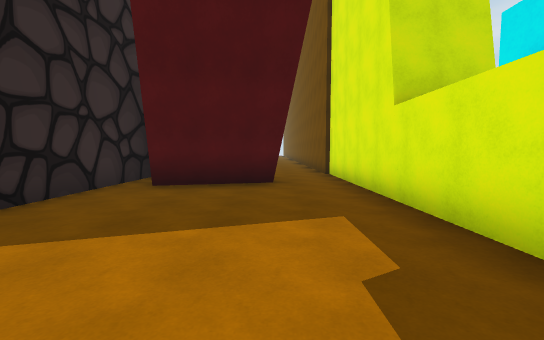
[1] (above)

18 first-person views from a walk through a 3-D level made in the Unity game engine. The camera is 1.4 m above the floor, tilts 4° down and sees 90° across. The floor is counted in squares, 2 m on a side. Each view is taken from the middle of a square. On the plan, view 1 faces up. The plan holds only what a view shows up to about 9 squares ahead; the rest is blank. The place goes on beyond the plan. Some surface patterns are stand-ins.

[2]
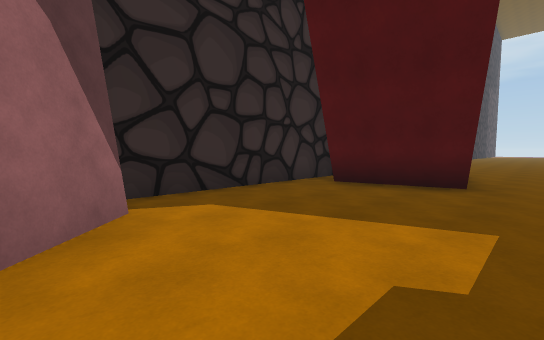

[3]
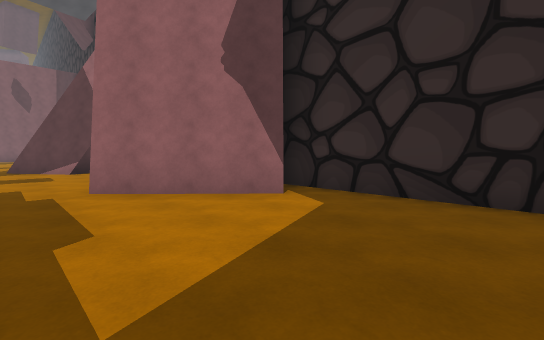

[4]
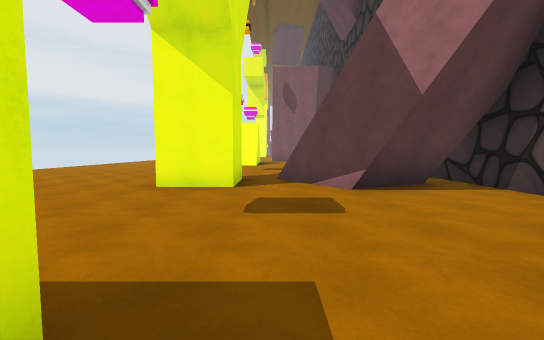

[5]
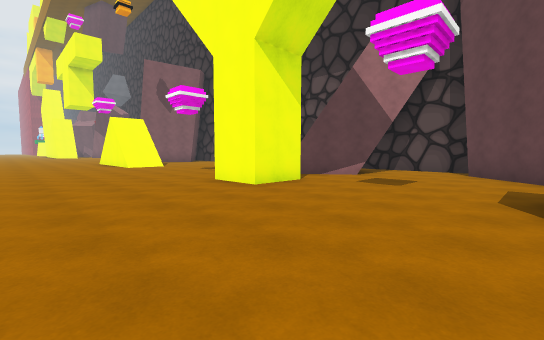

[6]
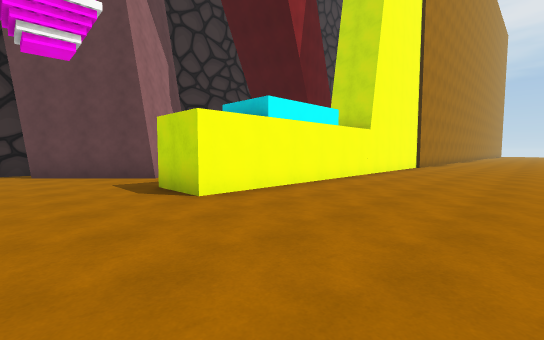

[7]
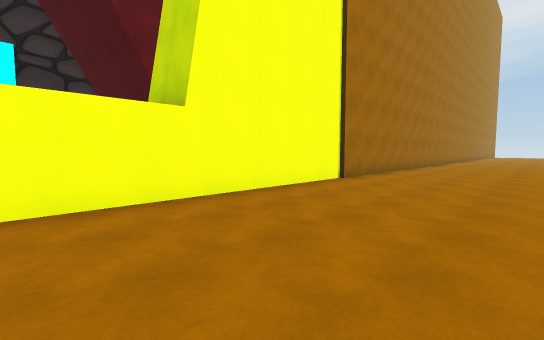

[8]
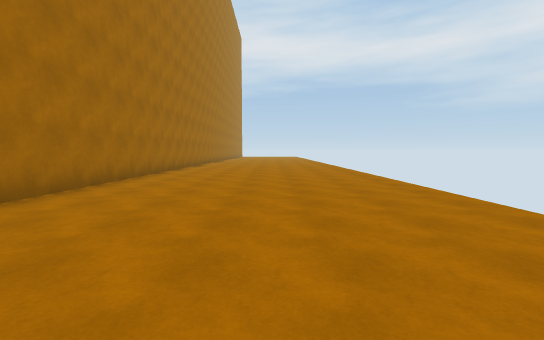

[9]
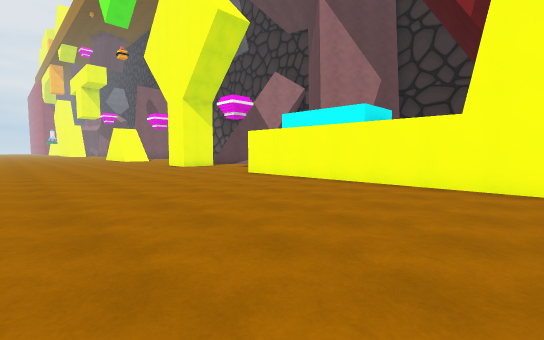

[10]
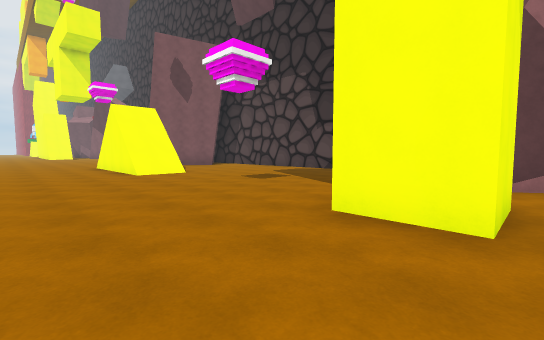

[11]
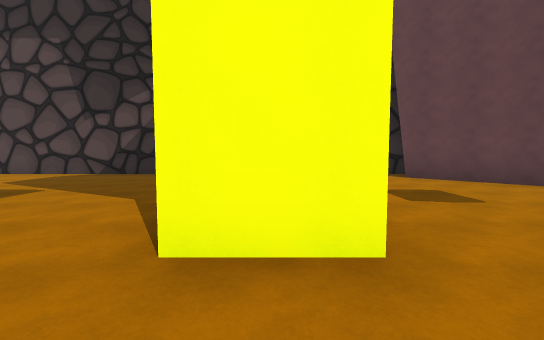

[12]
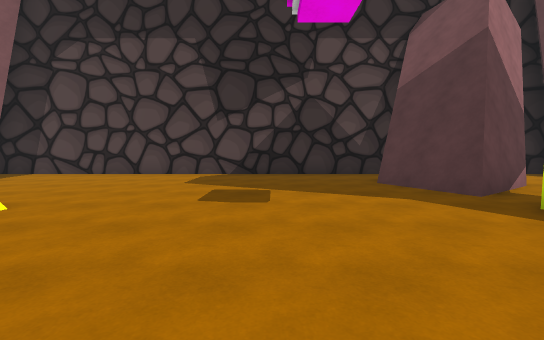

[13]
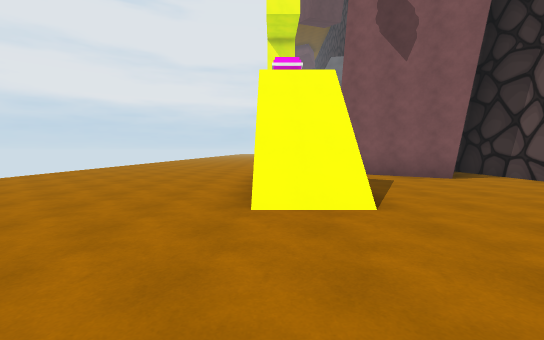

[14]
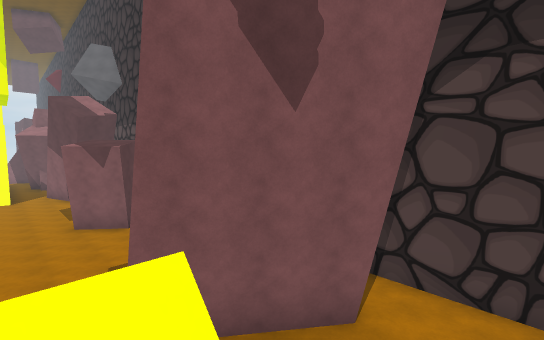

[15]
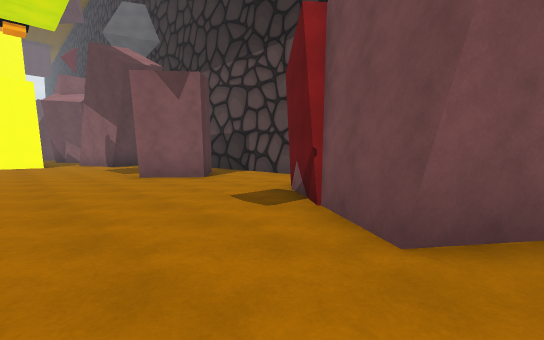

[16]
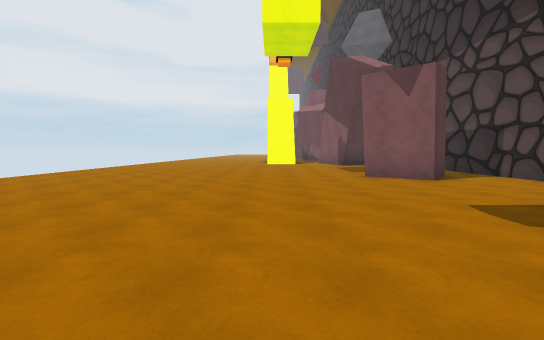

[17]
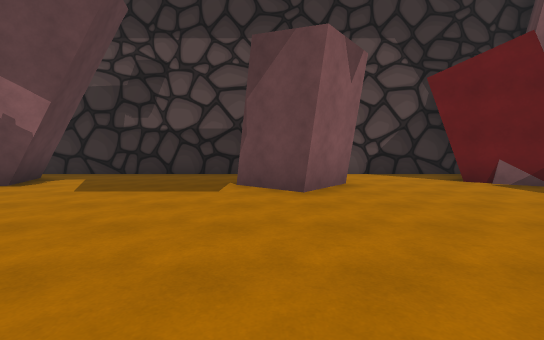

[18]
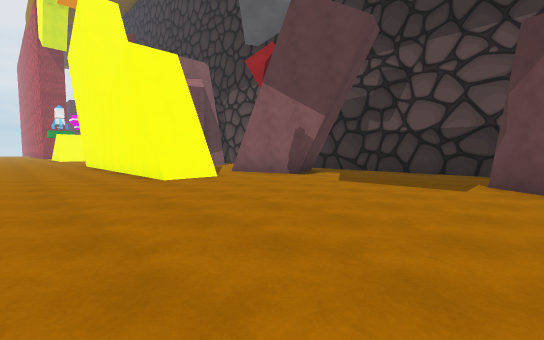

### Floor plan
Points are (right, up) in squares from view 1. A wall is a line through its corners. A room is listed if a view was taken in it or the views show most of it. See-through windows are left out.
Room 1 (views 1, 2, 3)
walls: (-2.3, 1) (0, -1.3); (0.3, 5.7) (-2.3, 5); (1.8, 1.6) (1.8, 6.6); (-3.3, 7.2) (-3.3, 0)
low walls: (0.1, 5.8) (-2.4, 5.2)
ways out: opening at (0.5, 0) to room 2; opening at (1, 6)
Room 2 (views 4, 5, 6, 7, 8, 9, 10, 11, 12, 13, 14, 15, 16, 17, 18)
walls: (1.8, -7.8) (1.8, -6.2) (3.3, -6.2) (3.3, -7.8); (-1.6, -17.6) (1, -19.5) (-1.4, -23); (0.5, -7.5) (-1.4, -8.4); (-0.7, -5.8) (0.6, -7.7); (-2.7, -6.6) (-0.8, -5.6); (-3.3, -21.4) (-3.3, -32.4); (0, -1.3) (-2.3, -3.6); (-3.3, -2.8) (-3.3, -20.1); (-1.9, -26.7) (-0.8, -25.3) (0.5, -26.4) (-0.6, -27.7); (-0.4, -32.1) (0.3, -34.2); (-2.1, -32.7) (-0.5, -31.9); (1.8, -33.6) (3.3, -33.6); (1.8, -33.7) (3.3, -33.7) (3.3, -37); (3.3, 14) (3.3, -1.8) (1.8, -1.8)
low walls: (0.6, -7.7) (-1.2, -8.6); (-2.5, -6.7) (-0.7, -5.8); (-2.2, -32.9) (-0.4, -32.1)
ways out: opening at (0.5, 0) to room 1; opening at (-3, -33); opening at (1, -34)

Where each view was taken, in squares from view 1:
view 1: 0 up, 0 right, facing up
view 2: 0 up, 1 right, facing up-left
view 3: 4 up, 1 right, facing down-left
view 4: 1 down, 1 right, facing down
view 5: 2 down, 7 right, facing down-left
view 6: 4 down, 7 right, facing up-left
view 7: 2 up, 7 right, facing up-left
view 8: 5 up, 7 right, facing up
view 9: 5 up, 9 right, facing down-left
view 10: 6 down, 6 right, facing down-left
view 11: 7 down, 5 right, facing left
view 12: 11 down, 5 right, facing left
view 13: 11 down, 3 right, facing down
view 14: 16 down, 2 right, facing down-left
view 15: 19 down, 3 right, facing down-left
view 16: 19 down, 3 right, facing down
view 17: 27 down, 5 right, facing left
view 18: 27 down, 6 right, facing down-left
